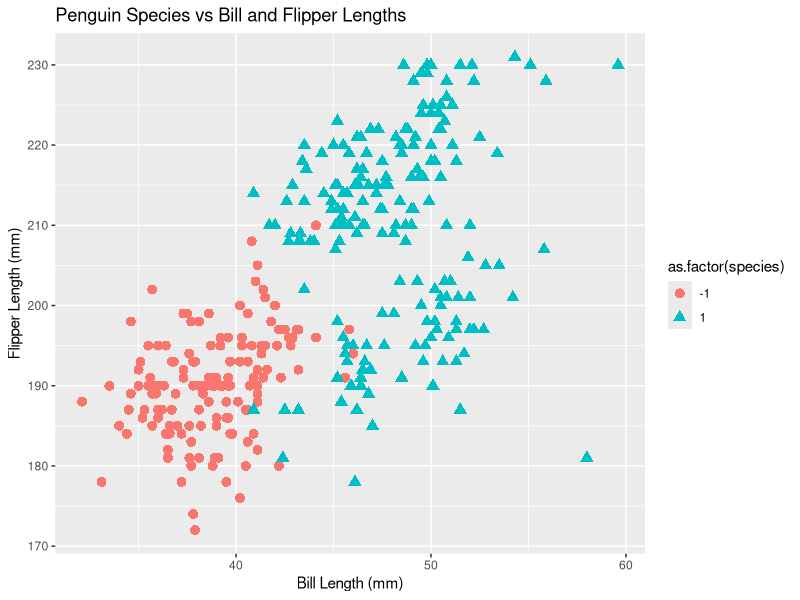

The R source for this figure: (Note: this script raises an error after producing the figure.)
install.packages("palmerpenguins")
install.packages("tidyverse")
install.packages("caret")
install.packages("readr")
install.packages("ggplot2")

library(readr)
library(ggplot2)
library(palmerpenguins)
library(tidyverse)
library(caret)

# Perceptron function definition
Perceptron <- function(learning_rate) {
  weights <- NULL
  
  initialize_weights <- function(n) {
    weights <<- runif(n + 1, -1, 1)  # Including bias, weights initialized randomly
  }
  
  predict <- function(features) {
    sum(weights * c(1, features))  # Bias is the first weight
  }
  
  train <- function(features, label) {
    n <- ncol(features)  # Get the number of features
    initialize_weights(n)
    for (epoch in 1:100) {  # Assuming 100 epochs
      for (i in 1:nrow(features)) {
        net_input <- predict(features[i, , drop = FALSE])
        output <- ifelse(net_input >= 0, 1, -1)
        error <- label[i] - output
        weights <<- weights + learning_rate * error * c(1, features[i, ])
      }
    }
  }
  
  get_weights <- function() {
    weights
  }
  
  list(predict = predict, train = train, get_weights = get_weights)
}

# Load and preprocess the Palmer Penguins dataset
data(penguins)
penguins <- na.omit(penguins)
penguins$species <- ifelse(penguins$species == "Adelie", -1, 1)  # Binary classification

# Visualize the dataset (Optional)
ggplot(penguins, aes(x = bill_length_mm, y = flipper_length_mm)) +
  geom_point(aes(color = as.factor(species), shape = as.factor(species)), size = 3) +
  xlab("Bill Length (mm)") +
  ylab("Flipper Length (mm)") +
  ggtitle("Penguin Species vs Bill and Flipper Lengths")

X <- as.matrix(penguins[, c("bill_length_mm", "flipper_length_mm")])
Y <- matrix(penguins$species, ncol = 1)

Perceptron <- function(learning_rate) {
  # Prepare data
  X <- as.matrix(penguins[, c("bill_length_mm", "flipper_length_mm")])
  Y <- matrix(ifelse(penguins$species == "Adelie", -1, 1), ncol = 1)
  
  # Sigmoid function and its derivative
  sigmoid <- function(x) {
    1 / (1 + exp(-x))
  }
  derivatives_sigmoid <- function(x) {
    x * (1 - x)
  }
  
  # Neural network parameters
  inputlayer_neurons <- ncol(X)
  hiddenlayer_neurons <- 3
  output_neurons <- 1
  
  # Initialize weights and biases
  set.seed(123)  # For reproducibility
  wh <- matrix(rnorm(inputlayer_neurons * hiddenlayer_neurons), inputlayer_neurons, hiddenlayer_neurons)
  bh <- matrix(runif(hiddenlayer_neurons), nrow = 1)
  wout <- matrix(rnorm(hiddenlayer_neurons * output_neurons), hiddenlayer_neurons, output_neurons)
  bout <- matrix(runif(output_neurons), nrow = 1)
  
  # Training loop
  for(i in 1:5000) {
    # Forward propagation
    hidden_layer_input <- X %*% wh + matrix(rep(bh, nrow(X), each = TRUE), nrow(X), ncol(bh))
    hidden_layer_activations <- sigmoid(hidden_layer_input)
    output_layer_input <- hidden_layer_activations %*% wout + matrix(rep(bout, nrow(X), each = TRUE), nrow(X), ncol(bout))
    output <- sigmoid(output_layer_input)
    
    # Backpropagation
    E <- Y - output
    d_output <- E * derivatives_sigmoid(output)
    Error_at_hidden_layer <- d_output %*% t(wout)
    d_hiddenlayer <- Error_at_hidden_layer * derivatives_sigmoid(hidden_layer_activations)
    
    # Update weights and biases
    wout <- wout + t(hidden_layer_activations) %*% d_output * 0.1
    bout <- bout + colSums(d_output) * 0.1
    wh <- wh + t(X) %*% d_hiddenlayer * 0.1
    bh <- bh + colSums(d_hiddenlayer) * 0.1
  }
  
  # Check output
  output
  
}

# Split the data into training and testing sets
set.seed(12345)
trainIndex <- createDataPartition(penguins$species, p = 0.7, list = FALSE)
train_data <- penguins[trainIndex, ]
test_data <- penguins[-trainIndex, ]

# Initialize the Perceptron model
p_model <- Perceptron(0.01)

# Prepare the data for training
train_features <- as.matrix(train_data[, c("bill_length_mm", "flipper_length_mm")])
train_labels <- train_data$species

for (i in 1:nrow(train_data)) {
  # Ensuring that each row is kept as a matrix
  feature_row <- train_features[i, , drop = FALSE]
  p_model$train(feature_row, train_labels[i])
}

# Predicting and Evaluating Accuracy
test_features <- as.matrix(test_data[, c("bill_length_mm", "flipper_length_mm")])
test_labels <- test_data$species
correct_predictions <- 0

for (i in 1:nrow(test_data)) {
  prediction <- ifelse(p_model$predict(test_features[i, , drop = FALSE]) >= 0, 1, -1)
  if (prediction == test_labels[i]) correct_predictions <- correct_predictions + 1
}

accuracy <- correct_predictions / nrow(test_data)
print(paste("Test Accuracy: ", accuracy))

# Tuning Learning Rates
learning_rates <- c(0.1, 0.05, 0.01, 0.005, 0.001)
accuracies <- numeric(length(learning_rates))

for (lr in learning_rates) {
  p_model <- Perceptron(lr)
  for (i in 1:nrow(train_data)) {
    p_model$train(train_features[i, , drop = FALSE], train_labels[i])
  }
  
  correct_predictions <- 0
  for (i in 1:nrow(test_data)) {
    prediction <- ifelse(p_model$predict(test_features[i, , drop = FALSE]) >= 0, 1, -1)
    if (prediction == test_labels[i]) correct_predictions <- correct_predictions + 1
  }
  
  accuracies[which(lr == learning_rates)] <- correct_predictions / nrow(test_data)
}

# Plotting learning rate vs accuracy
plot(learning_rates, accuracies, type = "b", xlab = "Learning Rate", ylab = "Accuracy")
